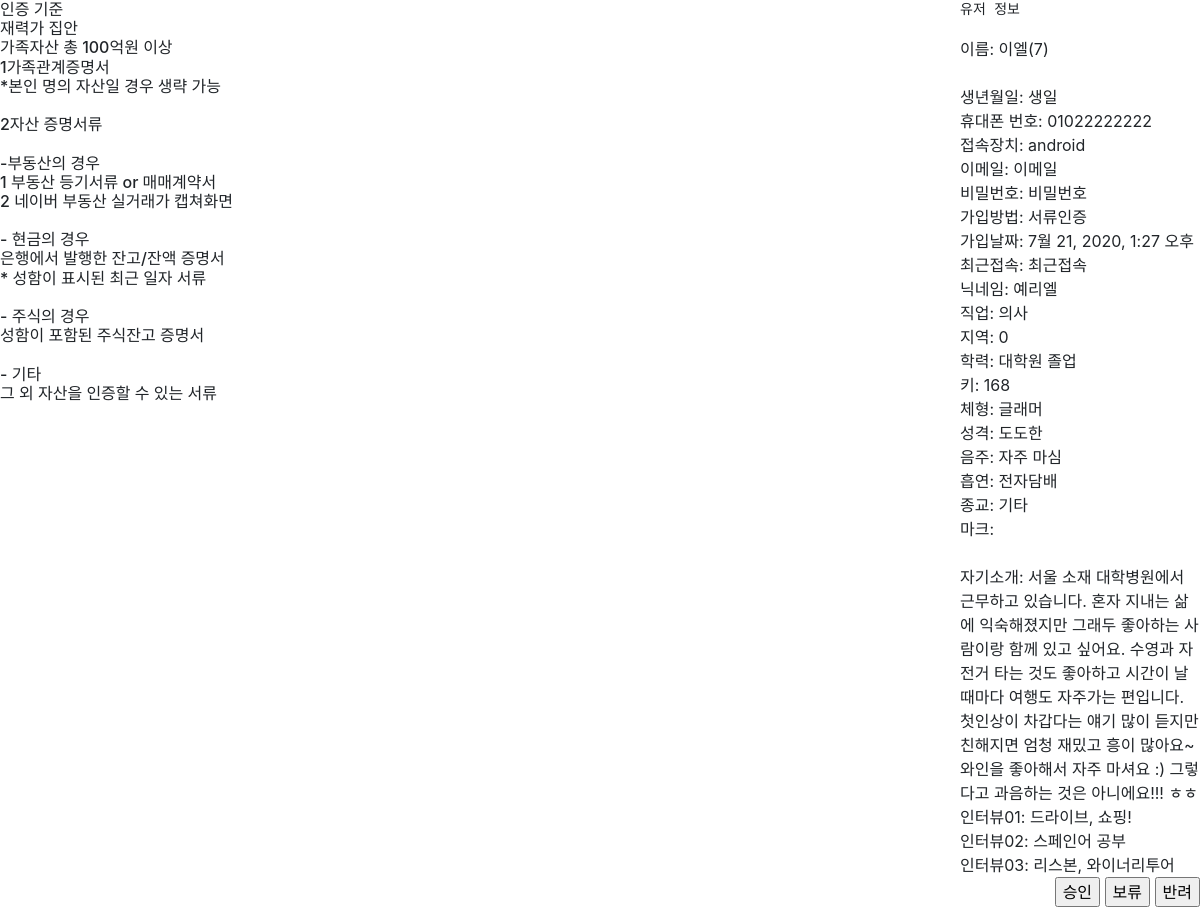
The page /paper_detail/7 on the database its author committed.
### profile_validate/models.py (models this page shows, shortened)
class UserInterview(models.Model):
   user = models.ForeignKey('UserProfile', on_delete=models.CASCADE) #email
   introduce = models.TextField()
   holiday = models.TextField()
   interest = models.TextField()
   trip = models.TextField()

class UserProfile(models.Model):
    AREA_CHOICES = ((0, '서울'), (0, '경기'), (0, '인천'),
                    (1, '강원'),
                    (2, '충북'), (2, '세종'), (2, '충남'), (2, '대전'),
                    (3, '경북'), (3, '대구'), (3, '울산'), (3, '부산'), (3, '경남'),
                    (4, '전북'), (4, '전남'), (4, '광주'),
                    (5, '제주'),
                    (6, '해외'))
    user = models.ForeignKey('UserBase', on_delete=models.CASCADE)  # email
    nick = models.CharField(max_length=200)
    job = models.CharField(max_length=200)
    area = models.IntegerField(choices=AREA_CHOICES, default=0)  # 지역 카테고리화
    study = models.CharField(max_length=200)
    height = models.IntegerField()
    body = models.CharField(max_length=200)
    drink = models.CharField(max_length=200)
    smoke = models.CharField(max_length=200)
    religion = models.CharField(max_length=200)
    Character = models.CharField(max_length=200)

class UserBase(models.Model):
    user = models.ForeignKey('auth.User', on_delete=models.CASCADE)
    name = models.CharField(max_length=200)
    phone = models.CharField(max_length=200)
    sex = models.CharField(max_length=200)  # M or W
    device = models.CharField(max_length=200)  # Android or iOS
    age = models.SmallIntegerField()
    blind = models.BooleanField(default=False)
    coin = models.IntegerField(default=0)
    birth = models.DateField(auto_now_add=True)
    joined_type = models.CharField(max_length=200)
    joined_time = models.DateTimeField(auto_now_add=True)

### profile_validate/views.py (the view)
# urls.py: path('paper_detail/<int:index>', profile.paper_detail, name="paper-detail"),
def paper_detail(request, index):
    image = UserImage.objects.select_related('user__user').filter(user=index, title=False, noFilter=False)
    UserFull = UserInterview.objects.select_related('user__user').filter(user=index)
    mark = UserMark.objects.filter(user=index).values_list(flat=True)
    form = paperDetailDoneForm()
    return render(request, 'profile_validate/paper_detail.html',
                  {'imgs': image, 'user_full': UserFull[0], 'mark': mark, 'form': form})

### profile_validate/forms.py
class paperDetailDoneForm(forms.Form):
    btn = forms.CharField()

### profile_validate/templates/profile_validate/paper_detail.html (shortened to what this page needs)
{% load static %}
<!DOCTYPE html>
<html>
<head>
    <link rel="stylesheet" href="https://maxcdn.bootstrapcdn.com/bootstrap/4.1.0/css/bootstrap.min.css">
    <link rel="stylesheet" href="{% static 'css/paper_detail.css' %}">
</head>
<body>
<main>
    <wrapper>
        <left>
            <h6>
                인증 기준<br>
                재력가 집안<br>
                가족자산 총 100억원 이상<br>
                1가족관계증명서<br>
                *본인 명의 자산일 경우 생략 가능<br>
                <br>
                2자산 증명서류<br>
                <br>
                -부동산의 경우<br>
                1 부동산 등기서류 or 매매계약서<br>
                2 네이버 부동산 실거래가 캡쳐화면<br>
                <br>
                - 현금의 경우<br>
                은행에서 발행한 잔고/잔액 증명서<br>
                * 성함이 표시된 최근 일자 서류<br>
                <br>
                - 주식의 경우<br>
                성함이 포함된 주식잔고 증명서<br>
                <br>
                - 기타<br>
                그 외 자산을 인증할 수 있는 서류<br>
            </h6>
        </left>
        <middle>
        </middle>
        <right>
            <pre>유저 정보</pre>
            이름: {{ user_full.user.user.name }}({{ user_full.user_id }})<br><br>
            생년월일: 생일<br>
            휴대폰 번호: {{ user_full.user.user.phone }}<br>
            접속장치: {{ user_full.user.user.device }}<br>
            이메일: 이메일<br>
            비밀번호: 비밀번호<br>
            가입방법: {{ user_full.user.user.joined_type }}<br>
            가입날짜: {{ user_full.user.user.joined_time }}<br>
            최근접속: 최근접속<br>
            닉네임: {{ user_full.user.nick }}<br>
            직업: {{ user_full.user.job }}<br>
            지역: {{ user_full.user.area }}<br>
            학력: {{ user_full.user.study }}<br>
            키: {{ user_full.user.height }}<br>
            체형: {{ user_full.user.body }}<br>
            성격: {{ user_full.user.Character }}<br>
            음주: {{ user_full.user.drink }}<br>
            흡연: {{ user_full.user.smoke }}<br>
            종교: {{ user_full.user.religion }}<br>
            마크: {{ mark.one }} {{ mark.two }}<br><br>
            자기소개: {{ user_full.introduce }}<br>
            인터뷰01: {{ user_full.holiday }}<br>
            인터뷰02: {{ user_full.interest }}<br>
            인터뷰03: {{ user_full.trip }}<br>
        </right>
    </wrapper>
    <form action="{% url 'paperdetail-done' index=user_full.user.user.pk %}" method="POST" style="float: right">
         <input type="submit" id="confirm_btn" name="btn" value="승인">
         <input type="submit" id="delay_btn" name="btn" value="보류">
         <input type="submit" id="deny_btn" name="btn" value="반려">
    </form>
</main>
</body>
</html>

### profile_validate/static/css/paper_detail.css (style rules this page uses)
wrapper { display: flex; flex-wrap: wrap; justify-content: space-around; aligh-content: space-around; }
left { width: 20%; }
middle { width: 60%; }
right { width: 20% }

### rows shown on the page
UserInterview: user.user.name "이엘", user_id "7", user.user.phone "01022222222", user.user.device "android", user.user.joined_type "서류인증", user.user.joined_time "7월 21, 2020, 1:27 오후", user.nick "예리엘", user.job "의사", user.area "0", user.study "대학원 졸업", user.height "168", user.body "글래머", user.Character "도도한", user.drink "자주 마심", user.smoke "전자담배", user.religion "기타", introduce "서울 소재 대학병원에서 근무하고 있습니다. 혼자 지내는 삶에 익숙해졌지만 그래두 좋아하는 사람이랑 함께 있고 싶어요. 수영과 자전거 타는 것도 좋아하고 시간이 날 때마다 여행도 자주가는 편입니다. 첫인상이 차갑다는 얘기 많이 듣지만 친해지면 엄청 재밌고 흥이 많아요~ 와인을 좋아해서 자주 마셔요 :) 그렇다고 과음하는 것은 아니에요!!! ㅎㅎ", holiday "드라이브, 쇼핑!", interest "스페인어 공부", trip "리스본, 와이너리투어"
